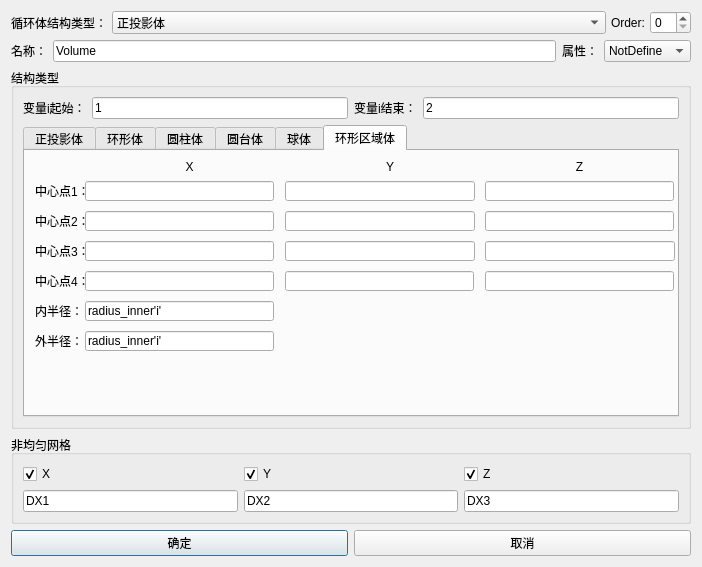
<?xml version="1.0" encoding="UTF-8"?>
<ui version="4.0">
 <class>Dialog_Vol_Array</class>
 <widget class="QDialog" name="Dialog_Vol_Array">
  <property name="windowModality">
   <enum>Qt::ApplicationModal</enum>
  </property>
  <property name="geometry">
   <rect>
    <x>0</x>
    <y>0</y>
    <width>702</width>
    <height>567</height>
   </rect>
  </property>
  <property name="sizePolicy">
   <sizepolicy hsizetype="Fixed" vsizetype="Fixed">
    <horstretch>0</horstretch>
    <verstretch>0</verstretch>
   </sizepolicy>
  </property>
  <property name="minimumSize">
   <size>
    <width>0</width>
    <height>0</height>
   </size>
  </property>
  <property name="maximumSize">
   <size>
    <width>16777215</width>
    <height>16777215</height>
   </size>
  </property>
  <property name="windowTitle">
   <string>阵列设置</string>
  </property>
  <layout class="QGridLayout" name="gridLayout_3">
   <item row="0" column="0">
    <layout class="QHBoxLayout" name="horizontalLayout_type">
     <property name="spacing">
      <number>5</number>
     </property>
     <property name="sizeConstraint">
      <enum>QLayout::SetNoConstraint</enum>
     </property>
     <item>
      <widget class="QLabel" name="label">
       <property name="sizePolicy">
        <sizepolicy hsizetype="Preferred" vsizetype="Minimum">
         <horstretch>0</horstretch>
         <verstretch>0</verstretch>
        </sizepolicy>
       </property>
       <property name="text">
        <string>循环体结构类型：</string>
       </property>
      </widget>
     </item>
     <item>
      <widget class="StyledComboBox" name="comboBox_type">
       <property name="sizePolicy">
        <sizepolicy hsizetype="MinimumExpanding" vsizetype="Minimum">
         <horstretch>0</horstretch>
         <verstretch>0</verstretch>
        </sizepolicy>
       </property>
       <item>
        <property name="text">
         <string>正投影体</string>
        </property>
       </item>
       <item>
        <property name="text">
         <string>环形体</string>
        </property>
       </item>
       <item>
        <property name="text">
         <string>圆柱体</string>
        </property>
       </item>
       <item>
        <property name="text">
         <string>圆台体</string>
        </property>
       </item>
       <item>
        <property name="text">
         <string>球形体</string>
        </property>
       </item>
       <item>
        <property name="text">
         <string>环形区域体</string>
        </property>
       </item>
      </widget>
     </item>
     <item>
      <widget class="QLabel" name="label_2">
       <property name="text">
        <string>Order:</string>
       </property>
      </widget>
     </item>
     <item>
      <widget class="QSpinBox" name="spinBox_order"/>
     </item>
    </layout>
   </item>
   <item row="1" column="0">
    <layout class="QHBoxLayout" name="horizontalLayout_name">
     <item>
      <widget class="QLabel" name="Label_Name_2">
       <property name="sizePolicy">
        <sizepolicy hsizetype="Fixed" vsizetype="Preferred">
         <horstretch>0</horstretch>
         <verstretch>0</verstretch>
        </sizepolicy>
       </property>
       <property name="text">
        <string>名称：</string>
       </property>
      </widget>
     </item>
     <item>
      <widget class="QLineEdit" name="LineEdit_Name">
       <property name="sizePolicy">
        <sizepolicy hsizetype="Preferred" vsizetype="Fixed">
         <horstretch>0</horstretch>
         <verstretch>0</verstretch>
        </sizepolicy>
       </property>
       <property name="text">
        <string>Volume</string>
       </property>
      </widget>
     </item>
     <item>
      <widget class="QLabel" name="Label_Shadow_2">
       <property name="sizePolicy">
        <sizepolicy hsizetype="Fixed" vsizetype="Preferred">
         <horstretch>0</horstretch>
         <verstretch>0</verstretch>
        </sizepolicy>
       </property>
       <property name="text">
        <string>属性：</string>
       </property>
      </widget>
     </item>
     <item>
      <widget class="StyledComboBox" name="ComboBox_Shadow_Attribute">
       <property name="enabled">
        <bool>true</bool>
       </property>
       <property name="sizePolicy">
        <sizepolicy hsizetype="Maximum" vsizetype="Fixed">
         <horstretch>0</horstretch>
         <verstretch>0</verstretch>
        </sizepolicy>
       </property>
       <property name="maximumSize">
        <size>
         <width>16777215</width>
         <height>16777215</height>
        </size>
       </property>
       <property name="sizeIncrement">
        <size>
         <width>1</width>
         <height>0</height>
        </size>
       </property>
       <property name="editable">
        <bool>false</bool>
       </property>
       <item>
        <property name="text">
         <string>NotDefine</string>
        </property>
       </item>
       <item>
        <property name="text">
         <string>Conductor</string>
        </property>
       </item>
       <item>
        <property name="text">
         <string>Custom</string>
        </property>
       </item>
       <item>
        <property name="text">
         <string>Void</string>
        </property>
       </item>
      </widget>
     </item>
    </layout>
   </item>
   <item row="2" column="0">
    <widget class="QGroupBox" name="groupBox_main">
     <property name="title">
      <string>结构类型</string>
     </property>
     <layout class="QGridLayout" name="gridLayout_5">
      <item row="0" column="0">
       <layout class="QHBoxLayout" name="horizontalLayout">
        <item>
         <widget class="QLabel" name="label_6">
          <property name="text">
           <string>变量i起始：</string>
          </property>
         </widget>
        </item>
        <item>
         <widget class="QLineEdit" name="lineEdit_start_i">
          <property name="text">
           <string>1</string>
          </property>
         </widget>
        </item>
        <item>
         <widget class="QLabel" name="label_7">
          <property name="text">
           <string>变量i结束：</string>
          </property>
         </widget>
        </item>
        <item>
         <widget class="QLineEdit" name="lineEdit_end_i">
          <property name="text">
           <string>2</string>
          </property>
         </widget>
        </item>
       </layout>
      </item>
      <item row="1" column="0">
       <widget class="QTabWidget" name="tabWidget">
        <property name="currentIndex">
         <number>5</number>
        </property>
        <widget class="QWidget" name="tab_8">
         <attribute name="title">
          <string>正投影体</string>
         </attribute>
         <layout class="QGridLayout" name="gridLayout_6">
          <item row="0" column="1">
           <widget class="QLabel" name="label_X0">
            <property name="text">
             <string>X</string>
            </property>
            <property name="alignment">
             <set>Qt::AlignCenter</set>
            </property>
           </widget>
          </item>
          <item row="0" column="2">
           <widget class="QLabel" name="label_Y0">
            <property name="text">
             <string>Y</string>
            </property>
            <property name="alignment">
             <set>Qt::AlignCenter</set>
            </property>
           </widget>
          </item>
          <item row="0" column="3">
           <widget class="QLabel" name="label_Z0">
            <property name="text">
             <string>Z</string>
            </property>
            <property name="alignment">
             <set>Qt::AlignCenter</set>
            </property>
           </widget>
          </item>
          <item row="1" column="0">
           <widget class="QLabel" name="label_5">
            <property name="text">
             <string>中心点1：</string>
            </property>
           </widget>
          </item>
          <item row="1" column="1">
           <widget class="QLineEdit" name="lineEdit_Conformal_Ptn1X"/>
          </item>
          <item row="1" column="2">
           <widget class="QLineEdit" name="lineEdit_Conformal_Ptn1Y"/>
          </item>
          <item row="1" column="3">
           <widget class="QLineEdit" name="lineEdit_Conformal_Ptn1Z"/>
          </item>
          <item row="2" column="0">
           <widget class="QLabel" name="label_8">
            <property name="text">
             <string>中心点2：</string>
            </property>
           </widget>
          </item>
          <item row="2" column="1">
           <widget class="QLineEdit" name="lineEdit_Conformal_Ptn2X"/>
          </item>
          <item row="2" column="2">
           <widget class="QLineEdit" name="lineEdit_Conformal_Ptn2Y"/>
          </item>
          <item row="2" column="3">
           <widget class="QLineEdit" name="lineEdit_Conformal_Ptn2Z"/>
          </item>
          <item row="3" column="1">
           <spacer name="verticalSpacer">
            <property name="orientation">
             <enum>Qt::Vertical</enum>
            </property>
            <property name="sizeHint" stdset="0">
             <size>
              <width>20</width>
              <height>40</height>
             </size>
            </property>
           </spacer>
          </item>
         </layout>
        </widget>
        <widget class="QWidget" name="tab">
         <attribute name="title">
          <string>环形体</string>
         </attribute>
         <layout class="QGridLayout" name="gridLayout_7">
          <item row="2" column="1">
           <widget class="QLineEdit" name="lineEdit_Annular_Ptn2X">
            <property name="text">
             <string>rlf'i'</string>
            </property>
           </widget>
          </item>
          <item row="2" column="2">
           <widget class="QLineEdit" name="lineEdit_Annular_Ptn2Y">
            <property name="text">
             <string>thetai'i'</string>
            </property>
           </widget>
          </item>
          <item row="2" column="3">
           <widget class="QLineEdit" name="lineEdit_Annular_Ptn2Z">
            <property name="text">
             <string>thetaf'i'</string>
            </property>
           </widget>
          </item>
          <item row="3" column="0">
           <widget class="QLabel" name="label_19">
            <property name="text">
             <string>内半径：</string>
            </property>
           </widget>
          </item>
          <item row="3" column="1">
           <widget class="QLineEdit" name="lineEdit_Annular_RadInner">
            <property name="text">
             <string>radius_inner'i'</string>
            </property>
           </widget>
          </item>
          <item row="4" column="0">
           <widget class="QLabel" name="label_20">
            <property name="text">
             <string>外半径：</string>
            </property>
           </widget>
          </item>
          <item row="1" column="3">
           <widget class="QLineEdit" name="lineEdit_Annular_Ptn1Z">
            <property name="text">
             <string>rli'i'</string>
            </property>
           </widget>
          </item>
          <item row="0" column="3">
           <widget class="QLabel" name="label_Z1">
            <property name="text">
             <string>Z</string>
            </property>
            <property name="alignment">
             <set>Qt::AlignCenter</set>
            </property>
           </widget>
          </item>
          <item row="1" column="2">
           <widget class="QLineEdit" name="lineEdit_Annular_Ptn1Y">
            <property name="text">
             <string>zlf'i'</string>
            </property>
           </widget>
          </item>
          <item row="1" column="0">
           <widget class="QLabel" name="label_17">
            <property name="text">
             <string>中心点1：</string>
            </property>
           </widget>
          </item>
          <item row="0" column="2">
           <widget class="QLabel" name="label_Y1">
            <property name="text">
             <string>Y</string>
            </property>
            <property name="alignment">
             <set>Qt::AlignCenter</set>
            </property>
           </widget>
          </item>
          <item row="1" column="1">
           <widget class="QLineEdit" name="lineEdit_Annular_Ptn1X">
            <property name="text">
             <string>zli'i'</string>
            </property>
           </widget>
          </item>
          <item row="2" column="0">
           <widget class="QLabel" name="label_18">
            <property name="text">
             <string>中心点2：</string>
            </property>
           </widget>
          </item>
          <item row="4" column="1">
           <widget class="QLineEdit" name="lineEdit_Annular_RadOuter">
            <property name="text">
             <string>radius_outer'i'</string>
            </property>
           </widget>
          </item>
          <item row="5" column="1">
           <spacer name="verticalSpacer_2">
            <property name="orientation">
             <enum>Qt::Vertical</enum>
            </property>
            <property name="sizeHint" stdset="0">
             <size>
              <width>20</width>
              <height>97</height>
             </size>
            </property>
           </spacer>
          </item>
          <item row="0" column="1">
           <widget class="QLabel" name="label_X1">
            <property name="text">
             <string>X</string>
            </property>
            <property name="alignment">
             <set>Qt::AlignCenter</set>
            </property>
           </widget>
          </item>
         </layout>
        </widget>
        <widget class="QWidget" name="tab_4">
         <attribute name="title">
          <string>圆柱体</string>
         </attribute>
         <layout class="QGridLayout" name="gridLayout_4">
          <item row="0" column="1">
           <widget class="QLabel" name="label_X2">
            <property name="text">
             <string>X</string>
            </property>
            <property name="alignment">
             <set>Qt::AlignCenter</set>
            </property>
           </widget>
          </item>
          <item row="0" column="2">
           <widget class="QLabel" name="label_Y2">
            <property name="text">
             <string>Y</string>
            </property>
            <property name="alignment">
             <set>Qt::AlignCenter</set>
            </property>
           </widget>
          </item>
          <item row="0" column="3">
           <widget class="QLabel" name="label_Z2">
            <property name="text">
             <string>Z</string>
            </property>
            <property name="alignment">
             <set>Qt::AlignCenter</set>
            </property>
           </widget>
          </item>
          <item row="1" column="0">
           <widget class="QLabel" name="label_11">
            <property name="text">
             <string>中心点1：</string>
            </property>
           </widget>
          </item>
          <item row="1" column="1">
           <widget class="QLineEdit" name="lineEdit_Cylinder_Ptn1X"/>
          </item>
          <item row="1" column="2">
           <widget class="QLineEdit" name="lineEdit_Cylinder_Ptn1Y"/>
          </item>
          <item row="1" column="3">
           <widget class="QLineEdit" name="lineEdit_Cylinder_Ptn1Z"/>
          </item>
          <item row="2" column="0">
           <widget class="QLabel" name="label_12">
            <property name="text">
             <string>中心点2：</string>
            </property>
           </widget>
          </item>
          <item row="2" column="1">
           <widget class="QLineEdit" name="lineEdit_Cylinder_Ptn2X"/>
          </item>
          <item row="2" column="2">
           <widget class="QLineEdit" name="lineEdit_Cylinder_Ptn2Y"/>
          </item>
          <item row="2" column="3">
           <widget class="QLineEdit" name="lineEdit_Cylinder_Ptn2Z"/>
          </item>
          <item row="3" column="0">
           <widget class="QLabel" name="label_13">
            <property name="text">
             <string>半径：</string>
            </property>
           </widget>
          </item>
          <item row="3" column="1">
           <widget class="QLineEdit" name="lineEdit_Cylinder_Rad"/>
          </item>
          <item row="4" column="1">
           <spacer name="verticalSpacer_3">
            <property name="orientation">
             <enum>Qt::Vertical</enum>
            </property>
            <property name="sizeHint" stdset="0">
             <size>
              <width>20</width>
              <height>125</height>
             </size>
            </property>
           </spacer>
          </item>
         </layout>
        </widget>
        <widget class="QWidget" name="tab_3">
         <attribute name="title">
          <string>圆台体</string>
         </attribute>
         <layout class="QGridLayout" name="gridLayout_9">
          <item row="6" column="0">
           <widget class="QLabel" name="label_28">
            <property name="text">
             <string>顶面半径：</string>
            </property>
           </widget>
          </item>
          <item row="6" column="1" colspan="2">
           <widget class="QLineEdit" name="lineEdit_Cone_RadUp">
            <property name="text">
             <string>radius_outer'i'</string>
            </property>
           </widget>
          </item>
          <item row="3" column="0">
           <widget class="QLabel" name="label_26">
            <property name="text">
             <string>底点：</string>
            </property>
           </widget>
          </item>
          <item row="3" column="1" colspan="2">
           <widget class="QLineEdit" name="lineEdit_Cone_Ptn1X">
            <property name="text">
             <string>zli'i'</string>
            </property>
           </widget>
          </item>
          <item row="3" column="3">
           <widget class="QLineEdit" name="lineEdit_Cone_Ptn1Y">
            <property name="text">
             <string>zlf'i'</string>
            </property>
           </widget>
          </item>
          <item row="3" column="4">
           <widget class="QLineEdit" name="lineEdit_Cone_Ptn1Z">
            <property name="text">
             <string>rli'i'</string>
            </property>
           </widget>
          </item>
          <item row="4" column="4">
           <widget class="QLineEdit" name="lineEdit_Cone_Ptn2Z">
            <property name="text">
             <string>thetaf'i'</string>
            </property>
           </widget>
          </item>
          <item row="4" column="0">
           <widget class="QLabel" name="label_25">
            <property name="text">
             <string>顶点：</string>
            </property>
           </widget>
          </item>
          <item row="4" column="1" colspan="2">
           <widget class="QLineEdit" name="lineEdit_Cone_Ptn2X">
            <property name="text">
             <string>rlf'i'</string>
            </property>
           </widget>
          </item>
          <item row="4" column="3">
           <widget class="QLineEdit" name="lineEdit_Cone_Ptn2Y">
            <property name="text">
             <string>thetai'i'</string>
            </property>
           </widget>
          </item>
          <item row="5" column="1" colspan="2">
           <widget class="QLineEdit" name="lineEdit_Cone_RadBott">
            <property name="text">
             <string>radius_inner'i'</string>
            </property>
           </widget>
          </item>
          <item row="5" column="0">
           <widget class="QLabel" name="label_27">
            <property name="text">
             <string>底面半径：</string>
            </property>
           </widget>
          </item>
          <item row="0" column="3">
           <widget class="QLabel" name="label_Y3">
            <property name="text">
             <string>Y</string>
            </property>
            <property name="alignment">
             <set>Qt::AlignCenter</set>
            </property>
           </widget>
          </item>
          <item row="0" column="4">
           <widget class="QLabel" name="label_Z3">
            <property name="text">
             <string>Z</string>
            </property>
            <property name="alignment">
             <set>Qt::AlignCenter</set>
            </property>
           </widget>
          </item>
          <item row="0" column="1" colspan="2">
           <widget class="QLabel" name="label_X3">
            <property name="text">
             <string>X</string>
            </property>
            <property name="alignment">
             <set>Qt::AlignCenter</set>
            </property>
           </widget>
          </item>
          <item row="8" column="2">
           <spacer name="verticalSpacer_7">
            <property name="orientation">
             <enum>Qt::Vertical</enum>
            </property>
            <property name="sizeHint" stdset="0">
             <size>
              <width>20</width>
              <height>110</height>
             </size>
            </property>
           </spacer>
          </item>
         </layout>
        </widget>
        <widget class="QWidget" name="tab_2">
         <attribute name="title">
          <string>球体</string>
         </attribute>
         <widget class="QLabel" name="label_9">
          <property name="geometry">
           <rect>
            <x>10</x>
            <y>30</y>
            <width>54</width>
            <height>20</height>
           </rect>
          </property>
          <property name="text">
           <string>中心点：</string>
          </property>
         </widget>
         <widget class="QLineEdit" name="lineEdit_Spherical_Ptn1X">
          <property name="geometry">
           <rect>
            <x>60</x>
            <y>30</y>
            <width>189</width>
            <height>20</height>
           </rect>
          </property>
         </widget>
         <widget class="QLineEdit" name="lineEdit_Spherical_Ptn1Y">
          <property name="geometry">
           <rect>
            <x>250</x>
            <y>30</y>
            <width>190</width>
            <height>20</height>
           </rect>
          </property>
         </widget>
         <widget class="QLineEdit" name="lineEdit_Spherical_Ptn1Z">
          <property name="geometry">
           <rect>
            <x>440</x>
            <y>30</y>
            <width>189</width>
            <height>20</height>
           </rect>
          </property>
         </widget>
         <widget class="QLineEdit" name="lineEdit_Spherical_Radius_3">
          <property name="geometry">
           <rect>
            <x>60</x>
            <y>60</y>
            <width>189</width>
            <height>20</height>
           </rect>
          </property>
         </widget>
         <widget class="QLabel" name="label_10">
          <property name="geometry">
           <rect>
            <x>10</x>
            <y>60</y>
            <width>54</width>
            <height>20</height>
           </rect>
          </property>
          <property name="text">
           <string>半径：</string>
          </property>
         </widget>
         <widget class="QLabel" name="label_X4">
          <property name="geometry">
           <rect>
            <x>80</x>
            <y>10</y>
            <width>133</width>
            <height>12</height>
           </rect>
          </property>
          <property name="text">
           <string>X</string>
          </property>
          <property name="alignment">
           <set>Qt::AlignCenter</set>
          </property>
         </widget>
         <widget class="QLabel" name="label_Y4">
          <property name="geometry">
           <rect>
            <x>280</x>
            <y>10</y>
            <width>133</width>
            <height>12</height>
           </rect>
          </property>
          <property name="text">
           <string>Y</string>
          </property>
          <property name="alignment">
           <set>Qt::AlignCenter</set>
          </property>
         </widget>
         <widget class="QLabel" name="label_Z4">
          <property name="geometry">
           <rect>
            <x>470</x>
            <y>10</y>
            <width>133</width>
            <height>12</height>
           </rect>
          </property>
          <property name="text">
           <string>Z</string>
          </property>
          <property name="alignment">
           <set>Qt::AlignCenter</set>
          </property>
         </widget>
        </widget>
        <widget class="QWidget" name="tab_5">
         <attribute name="title">
          <string>环形区域体</string>
         </attribute>
         <widget class="QLabel" name="label_21">
          <property name="geometry">
           <rect>
            <x>10</x>
            <y>30</y>
            <width>54</width>
            <height>20</height>
           </rect>
          </property>
          <property name="text">
           <string>中心点1：</string>
          </property>
         </widget>
         <widget class="QLineEdit" name="lineEdit_Annular_Ptn1X_2">
          <property name="geometry">
           <rect>
            <x>60</x>
            <y>30</y>
            <width>189</width>
            <height>20</height>
           </rect>
          </property>
          <property name="text">
           <string/>
          </property>
         </widget>
         <widget class="QLineEdit" name="lineEdit_Annular_Ptn1Y_2">
          <property name="geometry">
           <rect>
            <x>260</x>
            <y>30</y>
            <width>190</width>
            <height>20</height>
           </rect>
          </property>
          <property name="text">
           <string/>
          </property>
         </widget>
         <widget class="QLineEdit" name="lineEdit_Annular_Ptn1Z_2">
          <property name="geometry">
           <rect>
            <x>460</x>
            <y>30</y>
            <width>189</width>
            <height>20</height>
           </rect>
          </property>
          <property name="text">
           <string/>
          </property>
         </widget>
         <widget class="QLabel" name="label_X5">
          <property name="geometry">
           <rect>
            <x>70</x>
            <y>10</y>
            <width>189</width>
            <height>12</height>
           </rect>
          </property>
          <property name="text">
           <string>X</string>
          </property>
          <property name="alignment">
           <set>Qt::AlignCenter</set>
          </property>
         </widget>
         <widget class="QLabel" name="label_Y5">
          <property name="geometry">
           <rect>
            <x>270</x>
            <y>10</y>
            <width>190</width>
            <height>12</height>
           </rect>
          </property>
          <property name="text">
           <string>Y</string>
          </property>
          <property name="alignment">
           <set>Qt::AlignCenter</set>
          </property>
         </widget>
         <widget class="QLabel" name="label_Z5">
          <property name="geometry">
           <rect>
            <x>460</x>
            <y>10</y>
            <width>189</width>
            <height>12</height>
           </rect>
          </property>
          <property name="text">
           <string>Z</string>
          </property>
          <property name="alignment">
           <set>Qt::AlignCenter</set>
          </property>
         </widget>
         <widget class="QLabel" name="label_22">
          <property name="geometry">
           <rect>
            <x>10</x>
            <y>60</y>
            <width>54</width>
            <height>20</height>
           </rect>
          </property>
          <property name="text">
           <string>中心点2：</string>
          </property>
         </widget>
         <widget class="QLineEdit" name="lineEdit_Annular_Ptn2X_2">
          <property name="geometry">
           <rect>
            <x>60</x>
            <y>60</y>
            <width>189</width>
            <height>20</height>
           </rect>
          </property>
          <property name="text">
           <string/>
          </property>
         </widget>
         <widget class="QLineEdit" name="lineEdit_Annular_Ptn2Y_2">
          <property name="geometry">
           <rect>
            <x>260</x>
            <y>60</y>
            <width>190</width>
            <height>20</height>
           </rect>
          </property>
          <property name="text">
           <string/>
          </property>
         </widget>
         <widget class="QLineEdit" name="lineEdit_Annular_Ptn2Z_2">
          <property name="geometry">
           <rect>
            <x>460</x>
            <y>60</y>
            <width>189</width>
            <height>20</height>
           </rect>
          </property>
          <property name="text">
           <string/>
          </property>
         </widget>
         <widget class="QLabel" name="label_23">
          <property name="geometry">
           <rect>
            <x>10</x>
            <y>90</y>
            <width>54</width>
            <height>20</height>
           </rect>
          </property>
          <property name="text">
           <string>中心点3：</string>
          </property>
         </widget>
         <widget class="QLineEdit" name="lineEdit_Annular_Ptn3X">
          <property name="geometry">
           <rect>
            <x>60</x>
            <y>90</y>
            <width>189</width>
            <height>20</height>
           </rect>
          </property>
          <property name="text">
           <string/>
          </property>
         </widget>
         <widget class="QLineEdit" name="lineEdit_Annular_Ptn3Y">
          <property name="geometry">
           <rect>
            <x>260</x>
            <y>90</y>
            <width>190</width>
            <height>20</height>
           </rect>
          </property>
          <property name="text">
           <string/>
          </property>
         </widget>
         <widget class="QLineEdit" name="lineEdit_Annular_Ptn3Z">
          <property name="geometry">
           <rect>
            <x>460</x>
            <y>90</y>
            <width>190</width>
            <height>20</height>
           </rect>
          </property>
          <property name="text">
           <string/>
          </property>
         </widget>
         <widget class="QLabel" name="label_24">
          <property name="geometry">
           <rect>
            <x>10</x>
            <y>120</y>
            <width>54</width>
            <height>20</height>
           </rect>
          </property>
          <property name="text">
           <string>中心点4：</string>
          </property>
         </widget>
         <widget class="QLineEdit" name="lineEdit_Annular_Ptn4X">
          <property name="geometry">
           <rect>
            <x>60</x>
            <y>120</y>
            <width>189</width>
            <height>20</height>
           </rect>
          </property>
          <property name="text">
           <string/>
          </property>
         </widget>
         <widget class="QLineEdit" name="lineEdit_Annular_Ptn4Y">
          <property name="geometry">
           <rect>
            <x>260</x>
            <y>120</y>
            <width>189</width>
            <height>20</height>
           </rect>
          </property>
          <property name="text">
           <string/>
          </property>
         </widget>
         <widget class="QLineEdit" name="lineEdit_Annular_Ptn4Z">
          <property name="geometry">
           <rect>
            <x>460</x>
            <y>120</y>
            <width>189</width>
            <height>20</height>
           </rect>
          </property>
          <property name="text">
           <string/>
          </property>
         </widget>
         <widget class="QLabel" name="label_29">
          <property name="geometry">
           <rect>
            <x>10</x>
            <y>150</y>
            <width>54</width>
            <height>20</height>
           </rect>
          </property>
          <property name="text">
           <string>内半径：</string>
          </property>
         </widget>
         <widget class="QLabel" name="label_30">
          <property name="geometry">
           <rect>
            <x>10</x>
            <y>180</y>
            <width>54</width>
            <height>20</height>
           </rect>
          </property>
          <property name="text">
           <string>外半径：</string>
          </property>
         </widget>
         <widget class="QLineEdit" name="lineEdit_Annular_RadInner1">
          <property name="geometry">
           <rect>
            <x>60</x>
            <y>150</y>
            <width>189</width>
            <height>20</height>
           </rect>
          </property>
          <property name="text">
           <string>radius_inner'i'</string>
          </property>
         </widget>
         <widget class="QLineEdit" name="lineEdit_Annular_RadOuter1">
          <property name="geometry">
           <rect>
            <x>60</x>
            <y>180</y>
            <width>189</width>
            <height>20</height>
           </rect>
          </property>
          <property name="text">
           <string>radius_inner'i'</string>
          </property>
         </widget>
        </widget>
       </widget>
      </item>
     </layout>
    </widget>
   </item>
   <item row="3" column="0">
    <widget class="QGroupBox" name="groupBox_NonUniform">
     <property name="title">
      <string>非均匀网格</string>
     </property>
     <layout class="QGridLayout" name="gridLayout_2">
      <item row="0" column="0">
       <layout class="QGridLayout" name="gridLayout">
        <item row="0" column="1">
         <widget class="QCheckBox" name="checkBox_UniformY">
          <property name="text">
           <string>Y</string>
          </property>
          <property name="checked">
           <bool>true</bool>
          </property>
         </widget>
        </item>
        <item row="0" column="2">
         <widget class="QCheckBox" name="checkBox_UniformZ">
          <property name="text">
           <string>Z</string>
          </property>
          <property name="checked">
           <bool>true</bool>
          </property>
         </widget>
        </item>
        <item row="0" column="0">
         <widget class="QCheckBox" name="checkBox_UniformX">
          <property name="text">
           <string>X</string>
          </property>
          <property name="checked">
           <bool>true</bool>
          </property>
         </widget>
        </item>
        <item row="1" column="0">
         <widget class="QLineEdit" name="lineEdit_UniformX">
          <property name="text">
           <string>DX1</string>
          </property>
         </widget>
        </item>
        <item row="1" column="1">
         <widget class="QLineEdit" name="lineEdit_UniformY">
          <property name="text">
           <string>DX2</string>
          </property>
         </widget>
        </item>
        <item row="1" column="2">
         <widget class="QLineEdit" name="lineEdit_UniformZ">
          <property name="text">
           <string>DX3</string>
          </property>
         </widget>
        </item>
       </layout>
      </item>
     </layout>
    </widget>
   </item>
   <item row="4" column="0">
    <layout class="QHBoxLayout" name="horizontalLayout_okAndCancel">
     <property name="sizeConstraint">
      <enum>QLayout::SetFixedSize</enum>
     </property>
     <item>
      <widget class="QPushButton" name="pushButton_ok">
       <property name="text">
        <string>确定</string>
       </property>
      </widget>
     </item>
     <item>
      <widget class="QPushButton" name="pushButton_cancel">
       <property name="text">
        <string>取消</string>
       </property>
      </widget>
     </item>
    </layout>
   </item>
  </layout>
 </widget>
 <customwidgets>
  <customwidget>
   <class>StyledComboBox</class>
   <extends>QComboBox</extends>
   <header>StyledComboBox.h</header>
  </customwidget>
 </customwidgets>
 <tabstops>
  <tabstop>comboBox_type</tabstop>
  <tabstop>spinBox_order</tabstop>
  <tabstop>LineEdit_Name</tabstop>
  <tabstop>ComboBox_Shadow_Attribute</tabstop>
  <tabstop>lineEdit_start_i</tabstop>
  <tabstop>lineEdit_end_i</tabstop>
  <tabstop>tabWidget</tabstop>
  <tabstop>checkBox_UniformX</tabstop>
  <tabstop>checkBox_UniformY</tabstop>
  <tabstop>checkBox_UniformZ</tabstop>
  <tabstop>lineEdit_UniformX</tabstop>
  <tabstop>lineEdit_UniformY</tabstop>
  <tabstop>lineEdit_UniformZ</tabstop>
  <tabstop>lineEdit_Conformal_Ptn1X</tabstop>
  <tabstop>lineEdit_Conformal_Ptn1Y</tabstop>
  <tabstop>lineEdit_Conformal_Ptn1Z</tabstop>
  <tabstop>lineEdit_Conformal_Ptn2X</tabstop>
  <tabstop>lineEdit_Conformal_Ptn2Y</tabstop>
  <tabstop>lineEdit_Conformal_Ptn2Z</tabstop>
  <tabstop>lineEdit_Annular_Ptn1X</tabstop>
  <tabstop>lineEdit_Annular_Ptn1Y</tabstop>
  <tabstop>lineEdit_Annular_Ptn1Z</tabstop>
  <tabstop>lineEdit_Annular_Ptn2X</tabstop>
  <tabstop>lineEdit_Annular_Ptn2Y</tabstop>
  <tabstop>lineEdit_Annular_Ptn2Z</tabstop>
  <tabstop>lineEdit_Annular_RadInner</tabstop>
  <tabstop>lineEdit_Annular_RadOuter</tabstop>
  <tabstop>lineEdit_Cylinder_Ptn1X</tabstop>
  <tabstop>lineEdit_Cylinder_Ptn1Y</tabstop>
  <tabstop>lineEdit_Cylinder_Ptn1Z</tabstop>
  <tabstop>lineEdit_Cylinder_Ptn2X</tabstop>
  <tabstop>lineEdit_Cylinder_Ptn2Y</tabstop>
  <tabstop>lineEdit_Cylinder_Ptn2Z</tabstop>
  <tabstop>lineEdit_Cylinder_Rad</tabstop>
  <tabstop>lineEdit_Cone_Ptn1X</tabstop>
  <tabstop>lineEdit_Cone_Ptn1Y</tabstop>
  <tabstop>lineEdit_Cone_Ptn1Z</tabstop>
  <tabstop>lineEdit_Cone_Ptn2X</tabstop>
  <tabstop>lineEdit_Cone_Ptn2Y</tabstop>
  <tabstop>lineEdit_Cone_Ptn2Z</tabstop>
  <tabstop>lineEdit_Cone_RadBott</tabstop>
  <tabstop>lineEdit_Cone_RadUp</tabstop>
  <tabstop>lineEdit_Spherical_Ptn1X</tabstop>
  <tabstop>lineEdit_Spherical_Ptn1Y</tabstop>
  <tabstop>lineEdit_Spherical_Ptn1Z</tabstop>
  <tabstop>lineEdit_Spherical_Radius_3</tabstop>
  <tabstop>pushButton_ok</tabstop>
  <tabstop>pushButton_cancel</tabstop>
 </tabstops>
 <resources/>
 <connections/>
</ui>
